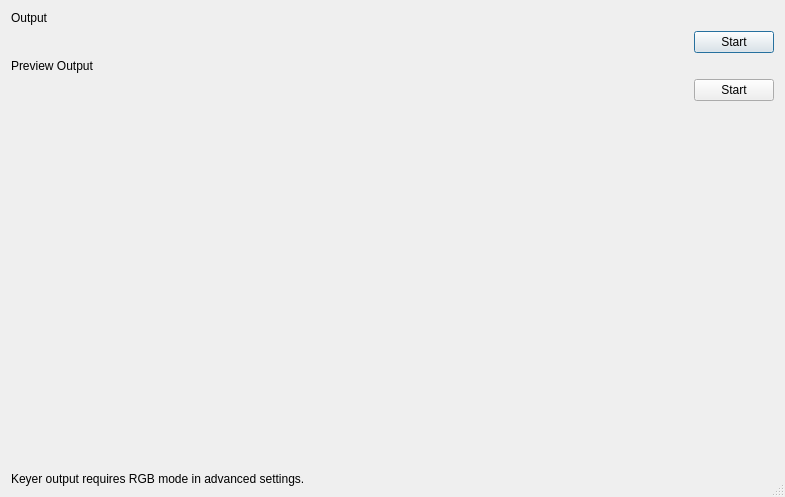
<?xml version="1.0" encoding="UTF-8"?>
<ui version="4.0">
 <class>Output</class>
 <widget class="QDialog" name="Output">
  <property name="geometry">
   <rect>
    <x>0</x>
    <y>0</y>
    <width>785</width>
    <height>497</height>
   </rect>
  </property>
  <property name="sizePolicy">
   <sizepolicy hsizetype="Expanding" vsizetype="Expanding">
    <horstretch>0</horstretch>
    <verstretch>0</verstretch>
   </sizepolicy>
  </property>
  <property name="windowTitle">
   <string>Decklink Output</string>
  </property>
  <property name="sizeGripEnabled">
   <bool>true</bool>
  </property>
  <property name="modal">
   <bool>false</bool>
  </property>
  <layout class="QVBoxLayout" name="verticalLayout">
   <property name="sizeConstraint">
    <enum>QLayout::SetDefaultConstraint</enum>
   </property>
   <item>
    <widget class="QLabel" name="label">
     <property name="text">
      <string>Output</string>
     </property>
    </widget>
   </item>
   <item>
    <layout class="QVBoxLayout" name="propertiesLayout"/>
   </item>
   <item>
    <layout class="QHBoxLayout" name="horizontalLayout">
     <property name="spacing">
      <number>6</number>
     </property>
     <item>
      <spacer name="horizontalSpacer">
       <property name="orientation">
        <enum>Qt::Horizontal</enum>
       </property>
       <property name="sizeHint" stdset="0">
        <size>
         <width>40</width>
         <height>20</height>
        </size>
       </property>
      </spacer>
     </item>
     <item>
      <widget class="QPushButton" name="outputButton">
       <property name="text">
        <string>Start</string>
       </property>
       <property name="checkable">
        <bool>true</bool>
       </property>
      </widget>
     </item>
    </layout>
   </item>
   <item>
    <widget class="QLabel" name="label_2">
     <property name="text">
      <string>Preview Output</string>
     </property>
    </widget>
   </item>
   <item>
    <layout class="QVBoxLayout" name="previewPropertiesLayout"/>
   </item>
   <item>
    <layout class="QHBoxLayout" name="horizontalLayout_2">
     <item>
      <spacer name="horizontalSpacer_2">
       <property name="orientation">
        <enum>Qt::Horizontal</enum>
       </property>
       <property name="sizeHint" stdset="0">
        <size>
         <width>40</width>
         <height>20</height>
        </size>
       </property>
      </spacer>
     </item>
     <item>
      <widget class="QPushButton" name="previewOutputButton">
       <property name="text">
        <string>Start</string>
       </property>
       <property name="checkable">
        <bool>true</bool>
       </property>
      </widget>
     </item>
    </layout>
   </item>
   <item>
    <spacer name="verticalSpacer">
     <property name="orientation">
      <enum>Qt::Vertical</enum>
     </property>
     <property name="sizeHint" stdset="0">
      <size>
       <width>20</width>
       <height>40</height>
      </size>
     </property>
    </spacer>
   </item>
   <item>
    <widget class="QLabel" name="keyerLabel">
     <property name="text">
      <string>Keyer output requires RGB mode in advanced settings.</string>
     </property>
    </widget>
   </item>
  </layout>
 </widget>
 <resources/>
 <connections/>
</ui>
